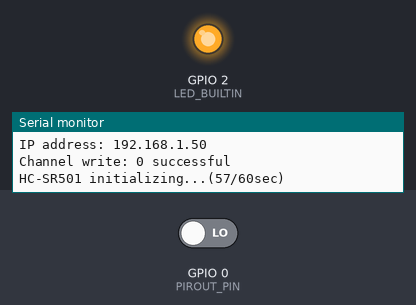
A sketch run on a simulated ESP8266 (NodeMCU). Parts: output pins drawn as LEDs (lit = HIGH, except the on-board LED, lit = LOW), the last lines printed to the serial monitor. The inputs (shaded band) are chosen by the test bench; at power-on: GPIO 0 (PIROUT_PIN) LOW. WiFi joins after 1.5 s; servers stay silent unless stated.

Above: at 2.4 s.
At 60.1 s:
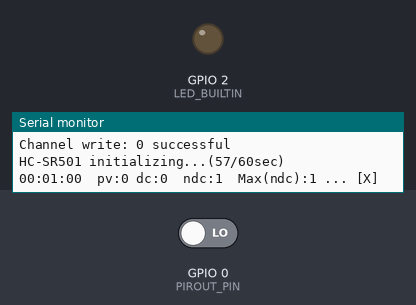
Timing chart, 0 to 61.6 s (numbered marks = the images above):
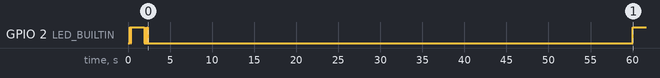

The sketch:

IamHere_Sender.ino
```cpp
// (licence header left out)
#include <ESP8266WiFi.h>
#include <ESP8266WiFiMulti.h>
#include "ThingSpeak.h"
#include "config.h"

ESP8266WiFiMulti wifiMulti;
WiFiClient wifi_client;

int sensor_data                 = 0;
uint16 detect_count             = 0;
uint16 no_detect_count          = 0;
uint16 max_no_detect_count      = 0;

unsigned long start_chktime     = 0;
period_state_t period_st        = CHK_NONE;
uint16 detect_count_in_perid    = 0;

present_state_t present_st      = LEFT;

unsigned long myChannelNumber   = SECRET_CH_ID;
unsigned int  dataFieldNumber   = 1;
const char *myWriteAPIKey       = SECRET_WRITE_APIKEY;

unsigned long setup_starttime   = 0;
unsigned long data_sendtime     = 0;
run_state_t run_st              = RUN_SETUP;

boolean connectioWasAlive       = true;
unsigned long chkwifi_time      = 0;


void init_dev_io() {
    Serial.begin(115200);
    while (!Serial) {
        ; // wait for serial port to connect. Needed for native USB
    }
    delay(100);

    pinMode(PIROUT_PIN, INPUT);
    pinMode(LED_BUILTIN, OUTPUT);
    ledCtrl(BLINK_INIT);
    Serial.println();
}

void init_pir_sensor() {
    unsigned long t = 0;

    /*  HC-SR501 requires some time to acclimatize to the infrared energy in the room.
        This takes 60 seconds when the sensor is first powered up. */
    if (PIR_INIT_TIME_MS > (millis() - setup_starttime)) {
        t = PIR_INIT_TIME_MS - (millis() - setup_starttime);
        Serial.printf("HC-SR501 initializing...(%d/%dsec)\n", (t / 1000), (PIR_INIT_TIME_MS / 1000));
        delay(t);
    }
}

void init_wifi_cfg(wifi_sta_config_t *wifi_sta) {
    wifi_sta_config_t *sta = wifi_sta;

    while (*sta->ssid != NULL ) {
        Serial.printf("addAP: %s / %s\n", sta->ssid, sta->password);
        wifiMulti.addAP(sta->ssid, sta->password);
        sta++;
    }
}

void init_net_connect() {
    unsigned int i = 0;

    Serial.printf("\nLooking for WiFi");
    while (wifiMulti.run() != WL_CONNECTED)
    {
        Serial.print(".");
        delay(500);

        i++;

        if (i % 2 == 0) {
            ledCtrl(OFF);
        } else {
            ledCtrl(ON);
        }

        if (i >= ((1 << (sizeof(uint16) * 8)) - 1)) {
            i = 0;
        }
    }

    Serial.printf("\nWiFi connected to: %s\n", WiFi.SSID().c_str());
    Serial.printf("IP address: %s\n", WiFi.localIP().toString().c_str());
    ledCtrl(ON);
}

void init_cloud_services() {
    ThingSpeak.begin(wifi_client);
}

void setup() {
    run_st = RUN_SETUP;
    setup_starttime = millis();

    init_dev_io();
    init_wifi_cfg(wifi_sta_cfg);
    init_net_connect();
    init_cloud_services();

    send_data_to_cloud(LEFT);   /* force set LEFT state in setup */
    init_pir_sensor();
}

int send_data_to_cloud(int data) {
    int httpCode;

    if (connectioWasAlive == false) {
        Serial.println("warning: ignore data transmit! the network is disconnected.");
        return 1;
    }

    if (((millis() - data_sendtime) < SEND_INTERVAL_MS) && (run_st == RUN_LOOP)) {
        Serial.println("warning: ignore data transmit! data push interval must be greater than 15 seconds.");
        return 1;
    }

    data_sendtime =  millis();

    httpCode = ThingSpeak.writeField(myChannelNumber, dataFieldNumber, data, myWriteAPIKey);

    if (httpCode == 200) {
        Serial.printf("Channel write: %d successful\n", data);
        ledCtrl(BLINK_SENT);
        return 0;
    }
    else {
        Serial.printf("Problem writing to channel. HTTP error code: %d\n", httpCode);
        return -1;
    }
}

void update_sensor_data() {
    sensor_data = digitalRead(PIROUT_PIN);

    if (sensor_data == HIGH)
    {
        //Serial.println("ON");
        if (present_st != PRESENTED) {
            ledCtrl(ON);
        }
        detect_count++;

#if CFG_IGNORE_NOISES
        if ((period_st == CHK_NONE) &&
                (detect_count <= IGNORE_NOISES_NUM)) {
            /* ignore noises */
            return;
        }
#endif

        no_detect_count = 0;

        if (period_st == CHK_NONE) {
            period_st = CHK_START;
            start_chktime = millis();
        }

        if (period_st > CHK_START) { /* CHK_IN_PERID, CHK_END */
            detect_count_in_perid++;

            /*  Why use `== THRESHOLD_PRESENT` rather than use `>= THRESHOLD_PRESENT`
             *  You can't push data frequently. Interval must be greater than 15 seconds.
             *  when the condition is triggered, only one data is transmitted.
             */
            if (detect_count_in_perid == THRESHOLD_PRESENT) {
                /* That means the system recognizes that someone really exists there */
#if CFG_SEND_WHEN_CHANGE
                if (present_st != PRESENTED) { /* state change happens */
                    present_st = PRESENTED;
                    send_data_to_cloud(present_st);
                    ledCtrl(ON);
                }
#else
                present_st = PRESENTED;
                send_data_to_cloud(present_st);
                ledCtrl(ON);
#endif
            }
        }
    }
    else
    {
        //Serial.println("OFF");
        if (present_st != PRESENTED) {
            ledCtrl(OFF);
        }
        no_detect_count++;
        detect_count = 0;

        if (no_detect_count == THRESHOLD_LEAVE)
        {
#if CFG_SEND_IN_EACH_PERIOD
            no_detect_count = 0; /* it will trigger the transmit
                                    every time the threshold is reached */
#endif
            /* That means the system recognizes that someone leaves already */
#if CFG_SEND_WHEN_CHANGE
            if (present_st != LEFT) { /* state change happens */
                present_st = LEFT;
                send_data_to_cloud(present_st);
                ledCtrl(OFF);
            }
#else
            present_st = LEFT;
            send_data_to_cloud(present_st);
            ledCtrl(OFF);
#endif
        }

        if (no_detect_count >= ((1 << (sizeof(uint16) * 8)) - 1)) {
            no_detect_count = 0;
            max_no_detect_count = 0;
        }

        if (no_detect_count > max_no_detect_count) {
            max_no_detect_count = no_detect_count;
        }
    }

    if ((period_st == CHK_IN_PERID) &&
            (millis() - start_chktime > CHK_PERIOD_TIME)) {
        period_st = CHK_END;
    }
}

void show_summary() {
    print_timestamp();
    Serial.printf("  pv:%d dc:%d\tndc:%d\tMax(ndc):%d", sensor_data, detect_count, no_detect_count, max_no_detect_count);

#if CFG_SHOW_SEC
    Serial.printf("  %dsec", ((max_no_detect_count * LOOP_INTERVAL_MS) / 1000));
#endif

    if (present_st == PRESENTED) {
        Serial.print(" ... [O]");
    } else {
        Serial.print(" ... [X]");
    }

    if (connectioWasAlive == true) {
        Serial.print(" ");
    } else {
        Serial.print("!");
    }

    if (period_st == CHK_START)
    {
        Serial.printf(" --* (%dsec)\n", (CHK_PERIOD_TIME / 1000));
        period_st = CHK_IN_PERID;
    }
    else if (period_st == CHK_IN_PERID)
    {
        Serial.printf("   | %d\n", detect_count_in_perid);
    }
    else if (period_st == CHK_END)
    {
        Serial.printf(" __x %d\n", detect_count_in_perid);
        period_st = CHK_NONE;
        detect_count_in_perid = 0;

#if CFG_SEND_IN_EACH_PERIOD
        //if (present_st == PRESENTED) {
        send_data_to_cloud(present_st);
        //}
#endif
        // reset counter
        //detect_count = 0;
        //no_detect_count = 0;
    }
    else
    {
        Serial.println();
    }
}

void monitor_wifi()
{
    if (((millis() - chkwifi_time) < CHK_WIFI_INTERVAL_MS) && (run_st == RUN_LOOP)) {
        return;
    }

    chkwifi_time =  millis();

    if (wifiMulti.run() != WL_CONNECTED) {
        if (connectioWasAlive == true) {
            connectioWasAlive = false;
        }
    } else if (connectioWasAlive == false) {
        connectioWasAlive = true;
        Serial.printf("\nWiFi RE-connected to: %s\n", WiFi.SSID().c_str());
        Serial.printf("IP address: %s\n", WiFi.localIP().toString().c_str());
    }
}

void loop() {
    run_st = RUN_LOOP;

    monitor_wifi();
    update_sensor_data();
    show_summary();

    delay(LOOP_INTERVAL_MS);
}
```

config.h
```cpp
// (licence header left out)
typedef enum {
    OFF,
    ON,
    BLINK_INIT,
    BLINK_SENT,
} led_state_t;

typedef enum {
    CHK_NONE,
    CHK_START,
    CHK_IN_PERID,
    CHK_END,
} period_state_t;

typedef enum {
    LEFT,
    PRESENTED,
} present_state_t;

typedef enum {
    RUN_SETUP,
    RUN_LOOP,
} run_state_t;

typedef struct {
    char ssid[32];
    char password[64];
} wifi_sta_config_t;

#define LOOP_INTERVAL_MS            (1 * 1000)
#define PIROUT_PIN                  0               /* in my ESP-01 module, LED_BUILTIN is D2,
                                                       so don't use D2 if you want to use ESP-01 onboard LED */
#define PIR_INIT_TIME_MS            (60 * 1000)     /* HC-SR501 requires some time to acclimatize to the infrared energy in the room.
                                                       This takes 60 seconds when the sensor is first powered up. */

/* =================================================================
 * According to your usage situation adjust the following parameters
 * =================================================================
 */
#define CHK_PERIOD_TIME             (60 * 1000)
#define THRESHOLD_PRESENT           15              /* detected counts in the detection period */
#define THRESHOLD_LEAVE             120             /* detected counts in the detection period */
#define CFG_IGNORE_NOISES           1
#define IGNORE_NOISES_NUM           2               /* for ignore noises */

/* ===============================================================
 * According to your WiFi settings adjust the following parameters
 * ===============================================================
 */

wifi_sta_config_t wifi_sta_cfg[] = {
    {   "MySSID1", "MyPassword1"  },    /* replace MySSID with your WiFi network name */
    {   "MySSID2", "MyPassword2"  },    /* replace MyPassword with your WiFi password */
    {   "MySSID3", "MyPassword3"  },    /* add your failover WiFi AP */

    /* DO NOT remove the following line  */
    {   NULL,   NULL    },
};

#define CHK_WIFI_INTERVAL_MS        (10 * 1000)

/* ============================================================================
 * According to your Cloud(ThingSpeak) settings adjust the following parameters
 * ============================================================================
 */
#define SECRET_CH_ID                000000          /* replace 000000 with your channel number */
#define SECRET_WRITE_APIKEY         "XYZ"           /* replace XYZ with your channel write API Key */
#define CFG_SEND_WHEN_CHANGE        0
#define CFG_SEND_IN_EACH_PERIOD     1
#define SEND_INTERVAL_MS            (15 * 1000)
```

libs.ino
```cpp
// (licence header left out)
void ledCtrl(led_state_t st) {
    switch (st)
    {
        case ON:
            digitalWrite(LED_BUILTIN, LOW); /* Active Low LED_BUILTIN */
            break;
        case OFF:
            digitalWrite(LED_BUILTIN, HIGH);
            break;
        case BLINK_INIT:
            digitalWrite(LED_BUILTIN, LOW);
            delay(100);
            digitalWrite(LED_BUILTIN, HIGH);
            delay(100);
            digitalWrite(LED_BUILTIN, LOW);
            delay(100);
            digitalWrite(LED_BUILTIN, HIGH);
            break;
        case BLINK_SENT:
            digitalWrite(LED_BUILTIN, HIGH);
            delay(50);
            digitalWrite(LED_BUILTIN, LOW);
            delay(50);
            digitalWrite(LED_BUILTIN, HIGH);
            delay(50);
            digitalWrite(LED_BUILTIN, LOW);
            break;
    }
}

void _print2digit(int t) {
    if (t < 10) Serial.print('0');
    Serial.print(t);
}

void print_timestamp() {
    unsigned long now_ms = millis() / 1000;
    int t_sec = now_ms % 60;
    int t_min = (now_ms / 60) % 60;
    int t_hor = (now_ms / 3600) % 24;
    _print2digit(t_hor); Serial.print(':');
    _print2digit(t_min); Serial.print(':');
    _print2digit(t_sec);
}
```
